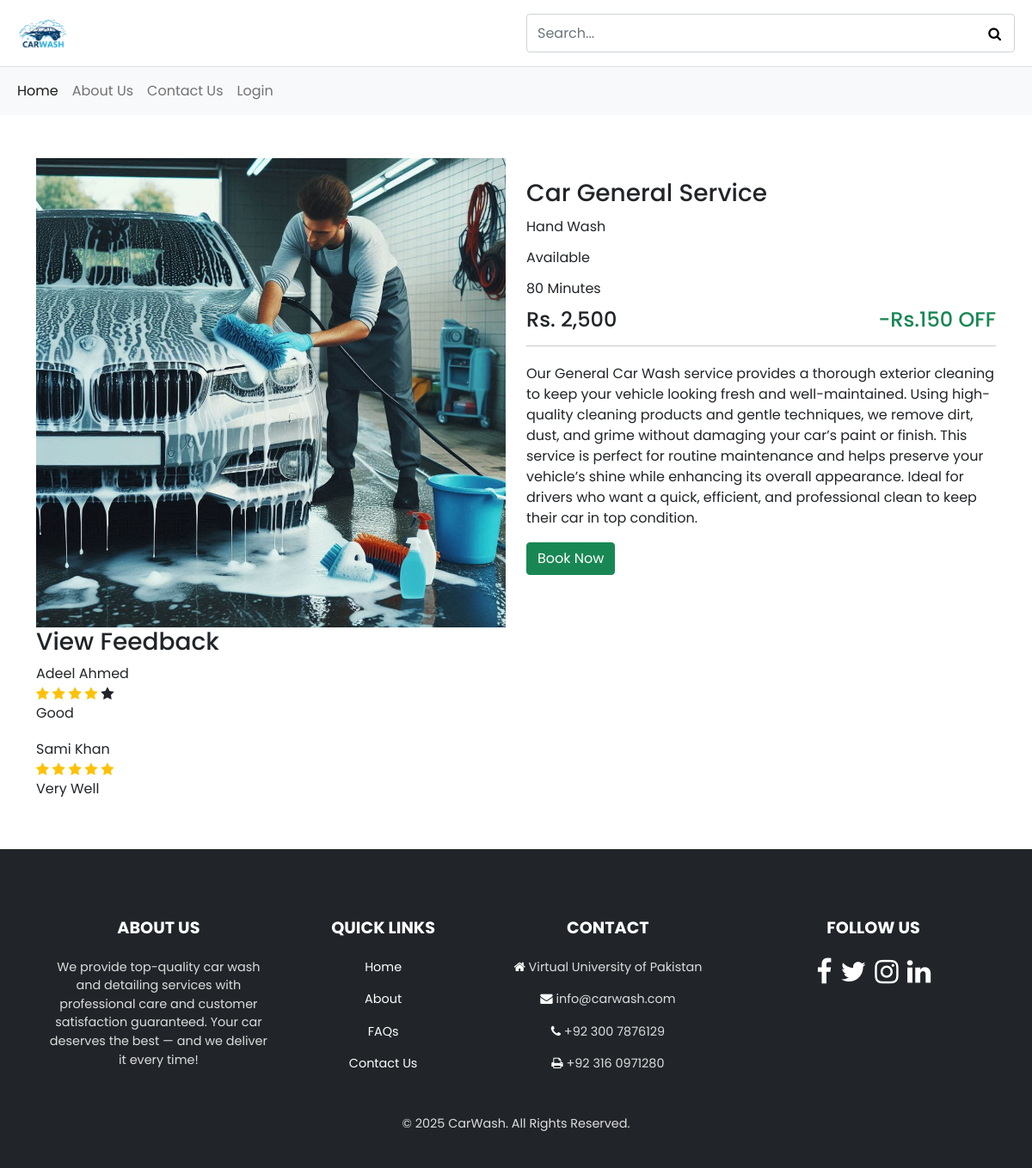
The app's page /service_detail.php?id=2, older data.
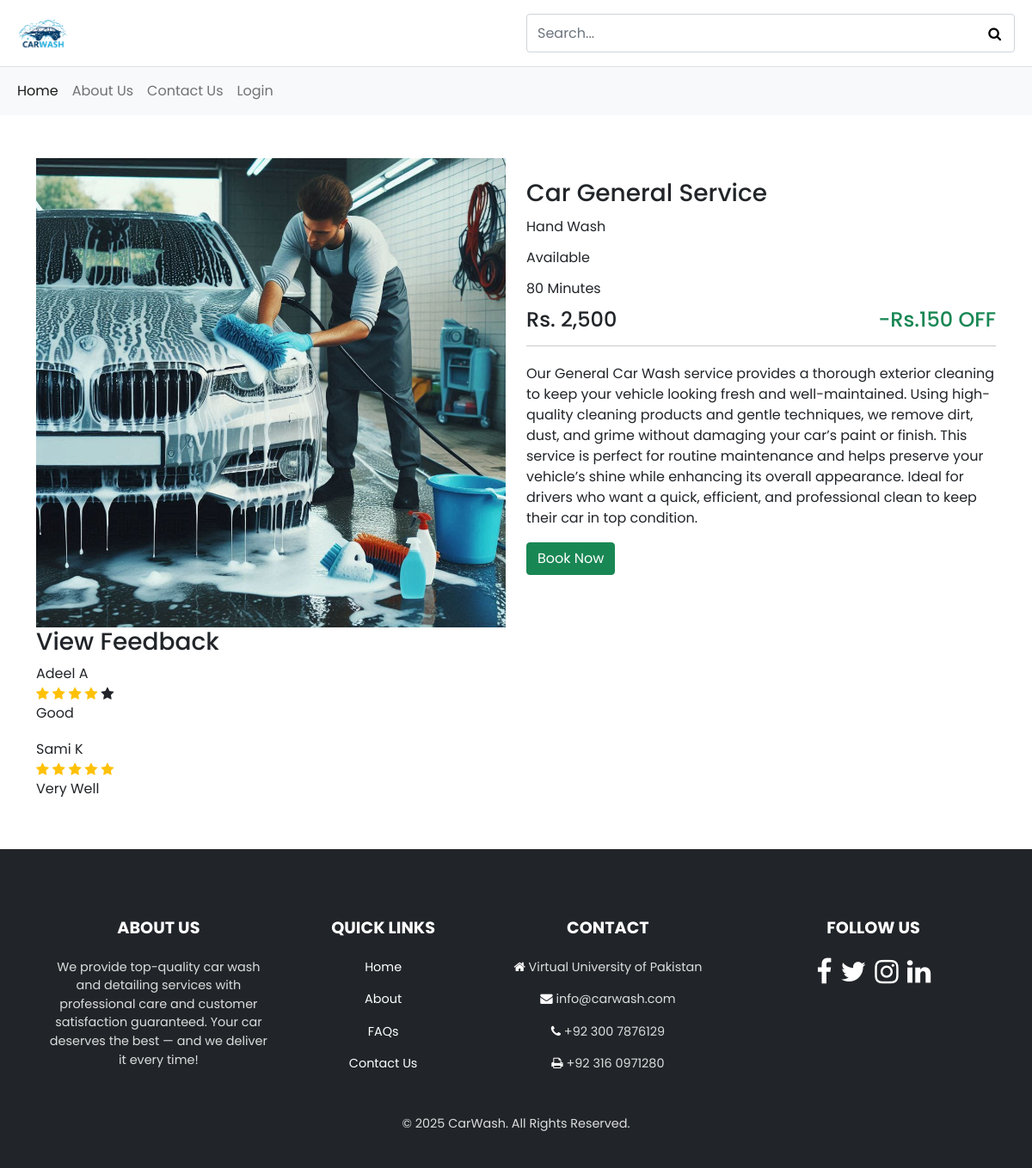
The same page, newer data.
### tables this page shows
CREATE TABLE `feedback` (
  `id` int(11) NOT NULL,
  `user_id` int(11) NOT NULL,
  `service_id` int(11) NOT NULL,
  `rating` int(11) NOT NULL,
  `date` date NOT NULL,
  `review` text NOT NULL
);

CREATE TABLE `user` (
  `id` int(11) NOT NULL,
  `name` varchar(80) NOT NULL,
  `email` varchar(80) NOT NULL,
  `contact` varchar(80) NOT NULL,
  `password` varchar(80) NOT NULL,
  `city` varchar(80) NOT NULL,
  `address` varchar(80) NOT NULL,
  `image` varchar(80) NOT NULL
);

### service_detail.php (the view, shortened to what this page needs)
<?php
include_once "header.php";
?>
<div class="container">
<div class="row body-content">
<?php
$id=$_REQUEST['id'];
$sql="select * from service where id='$id'";
$result=mysqli_query($con,$sql);
$row=mysqli_fetch_array($result);
?>
<div class="col-md-6">
<img src="image/<?php echo $row['image'];?>" class="img-fluid">
</div>
<div class="col-md-6">
<h3 class="pt-4"><?php echo $row['title'];?></h3>
<p class="line-height pt-2"><?php echo $row['category'];?></p>
<p class="line-height pt-2"><?php echo ($row['status']==1) ? "Available" : "Unavailable";?></p>
<p class="line-height pt-2"><?php echo $row['duration'];?> Minutes</p>
 <h4>Rs. <?php echo number_format($row['price']);?> <span class="text-success float-end">-Rs.<?php echo number_format($row['discount']);?> OFF</span>
 </h4>
<hr>
<p class="pt-1"><?php echo $row['description'];?></p>
<?php
if($row['status']==1){
?>
<a href="book_now.php?id=<?php echo $row['id'];?>"><button class="btn btn-success">Book Now</button></a>
<?php } else{ ?>
<button class="btn btn-success" disabled>Book Now</button>
<?php  } ?>
</div>
<div class="col-md-6">
<h3>View Feedback</h3>
<?php
$sql="select name, rating, review from feedback INNER JOIN user on user.id=feedback.user_id where service_id='$id'";
$result=mysqli_query($con,$sql);
if(mysqli_num_rows($result)>0){
while($row=mysqli_fetch_array($result)){
?>
<span class="line-height"><?php echo $row['name'];?></span><br>
<?php
	for($j=1;$j<=$row['rating'];$j++){
		echo '<i class="fa fa-star pe-1 text-warning"></i>';
	}
	for($k=1;$k<=(5-$row['rating']);$k++){
		echo '<i class="fa fa-star pe-1"></i>';
	}
?>
<p class="line-height pt-1 pb-2"><?php echo $row['review'];?></p>
<?php }
}
 ?>
</div>
</div>
</div>
<?php
include_once "footer.php";
?>
</body>
</html>

Row changes from the older to the newer data that the page shows:
changed through a linked row, feedback "Good": user.name "Adeel Ahmed" → "Adeel A"
changed through a linked row, feedback "Very Well": user.name "Sami Khan" → "Sami K"
